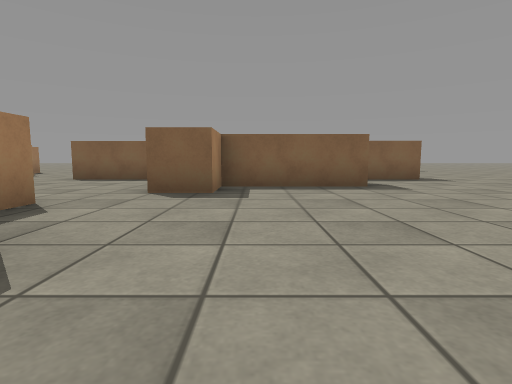
View 1 (above)

16 first-person views from a walk through a scene from a Unity 3-D project. The camera is 0.51 m above the floor, tilts 6° down and sees 80° across. The floor is counted in squares, 1 m on a side. Each view is taken from the middle of a square. On the plan, view 1 faces up. The plan holds only what a view shows up to about 9 squares ahead; the rest is blank. The place goes on beyond the plan. Some animated figures are left out. Surface patterns are stand-ins for the level's own textures.

View 2
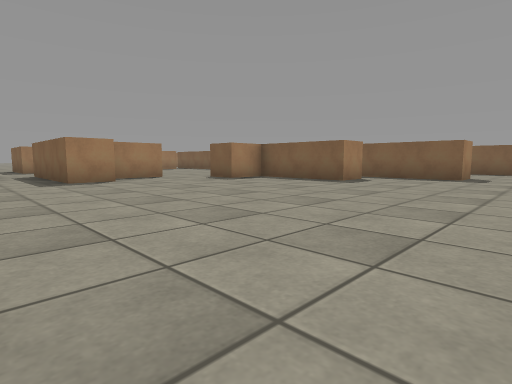

View 3
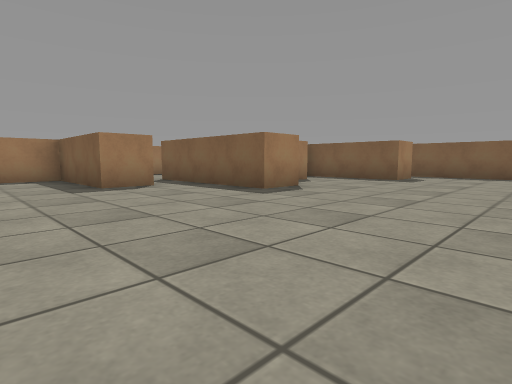

View 4
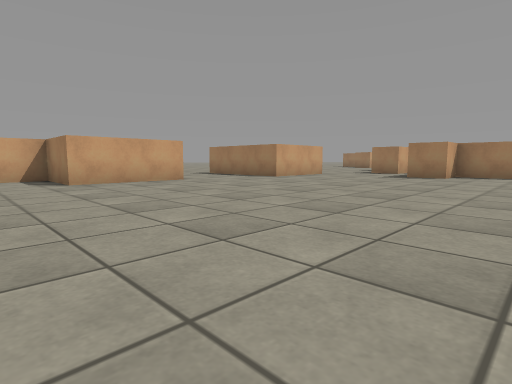

View 5
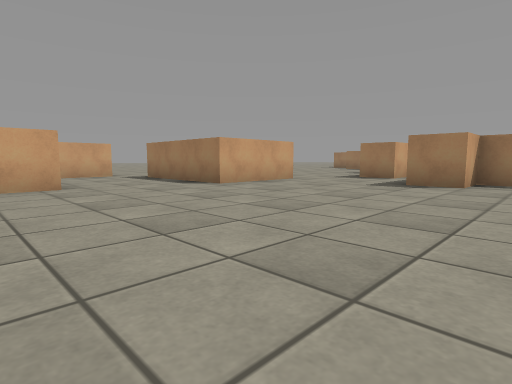

View 6
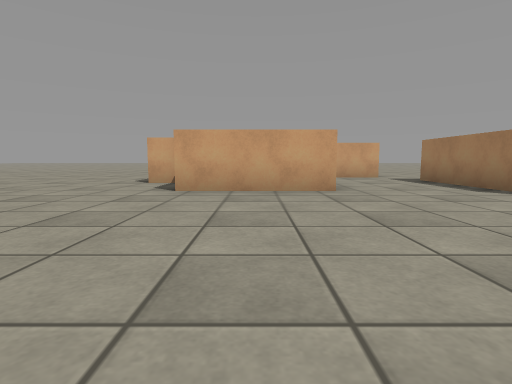

View 7
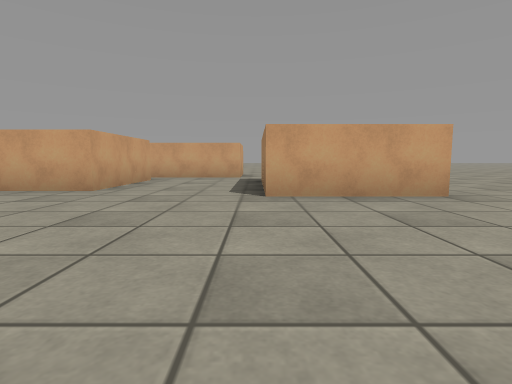

View 8
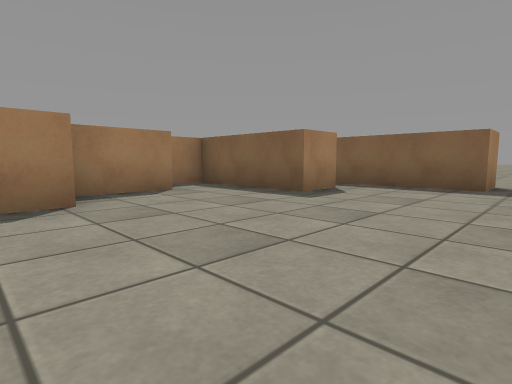

View 9
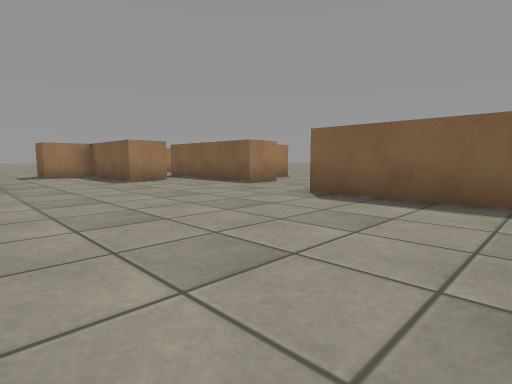

View 10
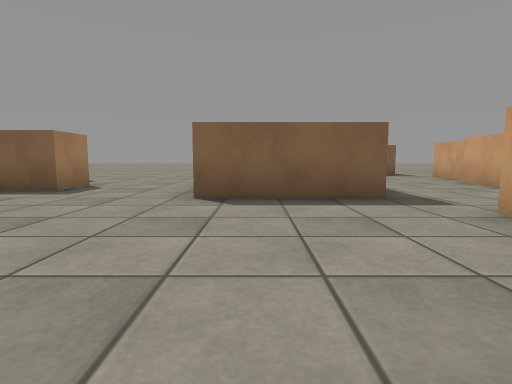

View 11
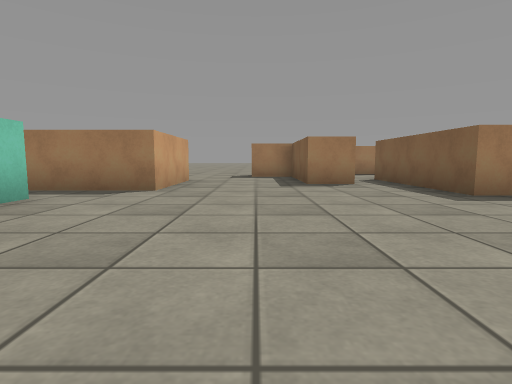

View 12
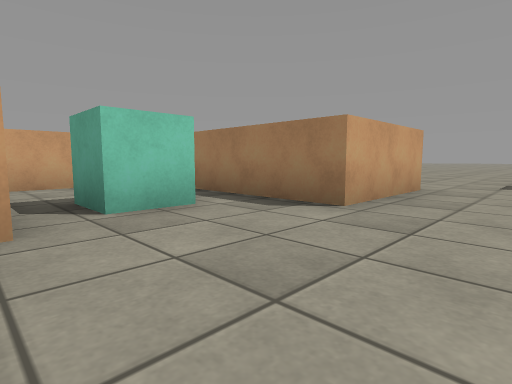

View 13
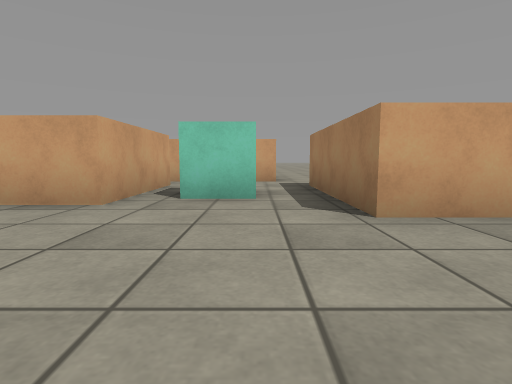

View 14
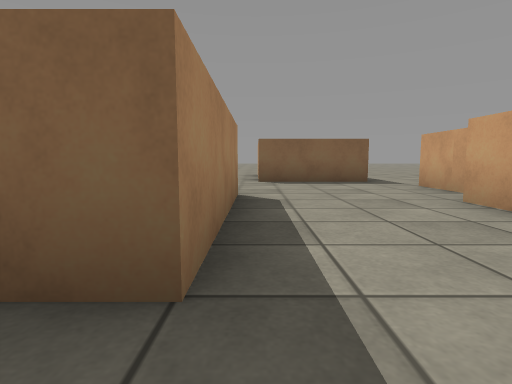

View 15
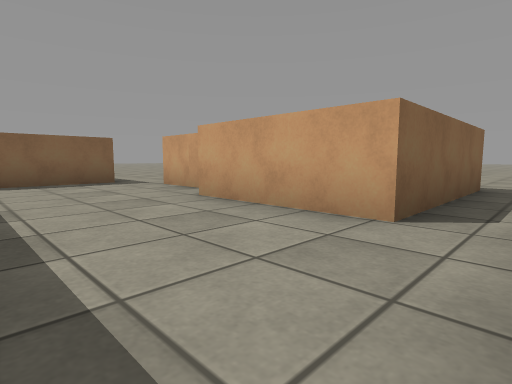

View 16
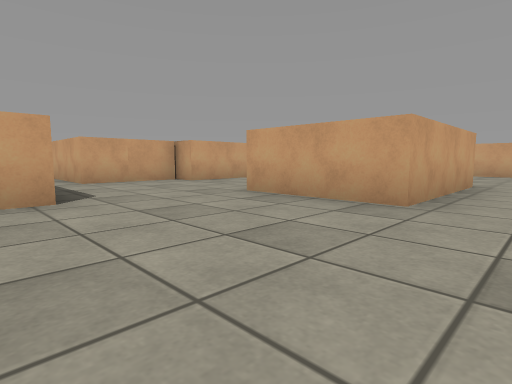

### Floor plan
Ten units are one square. View 1 is at (0, 0); x grows to the right and y downward. Boxes are objects, and circles mark ways between rooms. Rooms are numbered by the first view taken in them; rooms with no view inside come last. Other rooms are left out.
<svg viewBox="-116 -205 201 278">
<path fill="none" stroke="#000" d="M22 -70 22 -59 -8 -59M43 -90 43 -81 6 -81M-26 -36 -26 -18 -15 -18 -15 -8M-6 22 9 22 9 58M32 -108 32 -91M37 59 37 30 63 30 63 48 75 48M24 68 41 68M51 -131 51 -120 36 -120M72 -151 72 -141 44 -141M-53 -8 -53 -36 -40 -36M-95 -81 -95 -71 -104 -71M-23 -81 -48 -81 -48 -105M-108 -43 -81 -43 -81 -9M-35 -8 -50 -8M-65 3 -36 3M-74 -102 -74 -91 -111 -91M-19 -141 -19 -158M-48 -105 -48 -115 -23 -115M12 -130 38 -130M6 -81 6 -106M12 -124 12 -130M-23 -115 -23 -81M36 -120 21 -120M8 -141 -19 -141"/>
<rect x="-15" y="-55" width="10" height="10" fill="#bbb"><title>block</title></rect>
<rect x="-75" y="-35" width="20" height="20" fill="#bbb"><title>cube</title></rect>
<rect x="5" y="-125" width="20" height="20" fill="#bbb"><title>block</title></rect>
<circle cx="-25" cy="-45" r="3" fill="#2a7"/>
<circle cx="30" cy="-110" r="3" fill="#2a7"/>
<circle cx="-65" cy="-110" r="3" fill="#2a7"/>
<circle cx="-20" cy="-70" r="3" fill="#2a7"/>
<circle cx="-20" cy="-125" r="3" fill="#2a7"/>
<text x="40" y="-30">1</text>
<text x="-60" y="-50">2</text>
<text x="-60" y="-200">3</text>
<text x="0" y="-100">4</text>
</svg>
Room 1 opens to room 2. Room 1 opens to room 4. Room 2 opens to room 3. Room 2 opens to room 4. Room 3 opens to room 4.

Where each view was taken, in squares from view 1:
view 1: 0 up, 0 right, facing up
view 2: 1 down, 6 right, facing up-left
view 3: 4 up, 8 right, facing up-left
view 4: 4 up, 8 right, facing down-left
view 5: 3 up, 5 right, facing down-left
view 6: 2 up, 5 right, facing down
view 7: 2 up, 1 right, facing down
view 8: 8 up, 8 right, facing up-left
view 9: 4 up, 2 left, facing up-left
view 10: 4 up, 4 left, facing up
view 11: 6 up, 3 left, facing left
view 12: 6 up, 5 left, facing down-left
view 13: 7 up, 7 left, facing down
view 14: 7 up, 2 left, facing up
view 15: 7 up, 2 left, facing up-right
view 16: 15 up, 6 left, facing down-right
